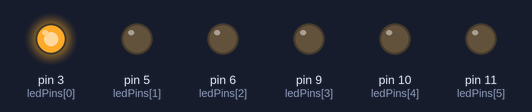
This sketch was run on a simulated Arduino Uno, built with avr-gcc and run on an emulated ATmega328P. Shown: output pins drawn as LEDs (lit = HIGH).

Above: at 0.1 s.
At 5.1 s:
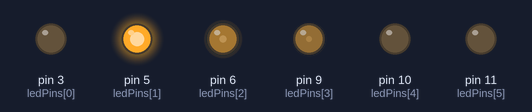
At 10.1 s:
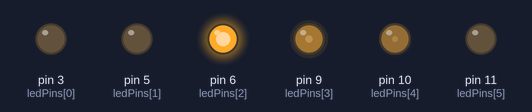
At 19.1 s:
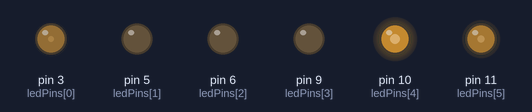
At 29.1 s:
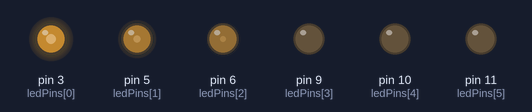
At 39.1 s:
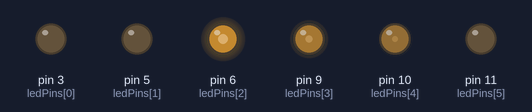
Timing chart, 0 to 40.0 s (numbered marks = the images above):
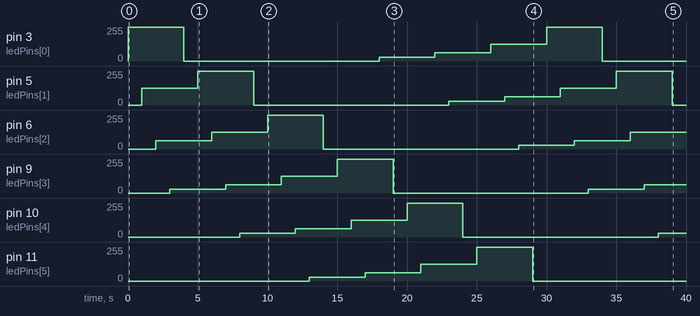

The sketch:

galaksiAnimasyon.ino
```cpp
int ledPins[]={3,5,6,9,10,11};
int ledSayisi=6;
int gecikme=1000;
int i=0;

void setup() {
  for(int i=0;i<ledSayisi;i++){
    pinMode(ledPins[i], OUTPUT);
  }
}

void loop() {

    analogWrite(ledPins[(i)%ledSayisi], 255);
        delay(gecikme);
    analogWrite(ledPins[(i+1)%ledSayisi], 125);
        delay(gecikme);
    analogWrite(ledPins[(i+2)%ledSayisi], 62);
        delay(gecikme);
    analogWrite(ledPins[(i+3)%6], 30);
        delay(gecikme);
	analogWrite(ledPins[(i)%ledSayisi], 0);
        delay(gecikme);
    i++;

  }
```

Measured:
- by itself, pin 6 (ledPins[2]): 0/255 → 62/255 at 2.0 s, → 125/255 4.0 s later, → 255/255 4.0 s later, → 0/255 4.0 s later, … (7 changes in this stretch)
- by itself, pin 3 (ledPins[0]): 0/255 → 255/255 at 0.00 s, → 0/255 4.0 s later, → 30/255 14.0 s later, → 62/255 4.0 s later, … (7 changes in this stretch)
